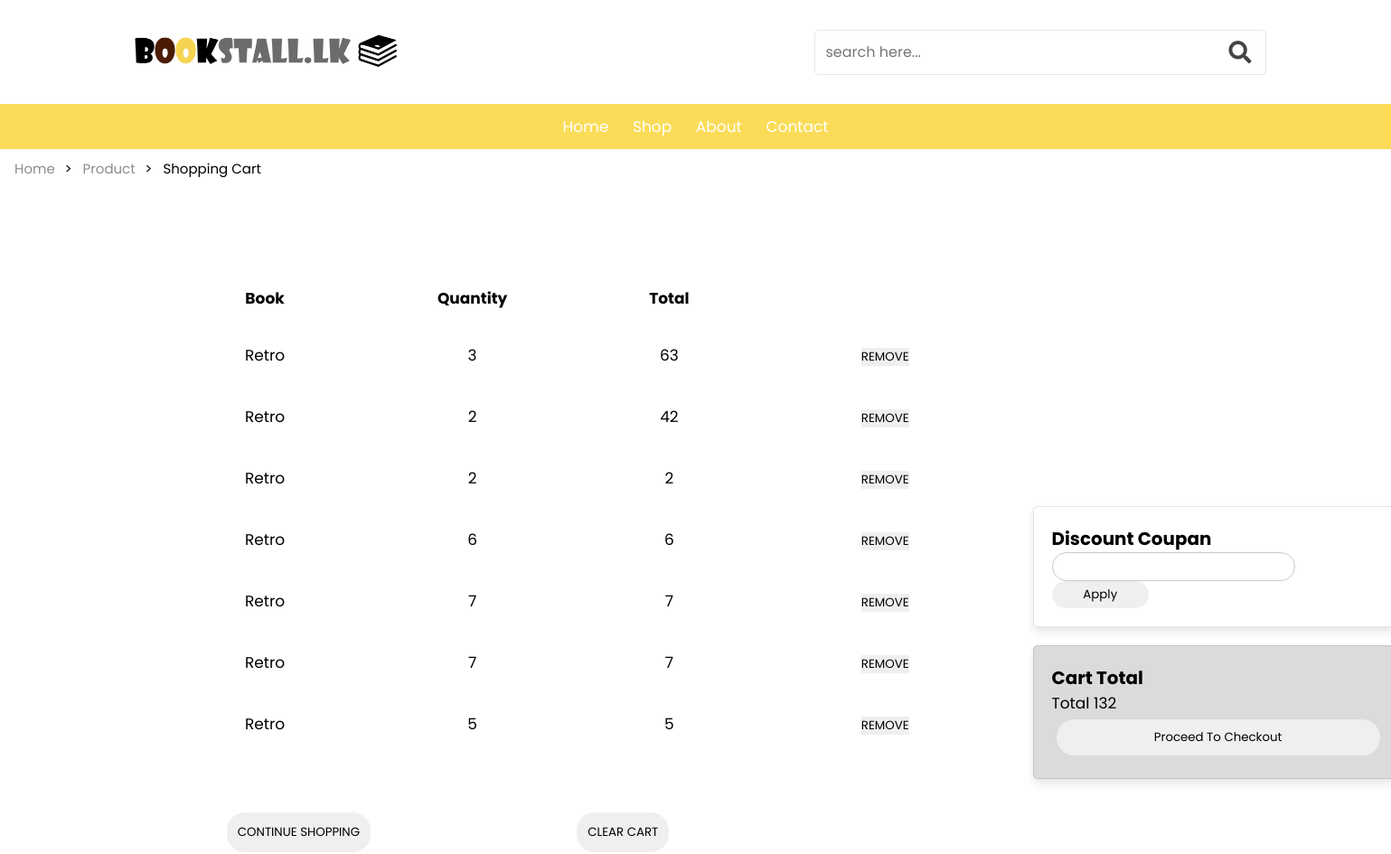
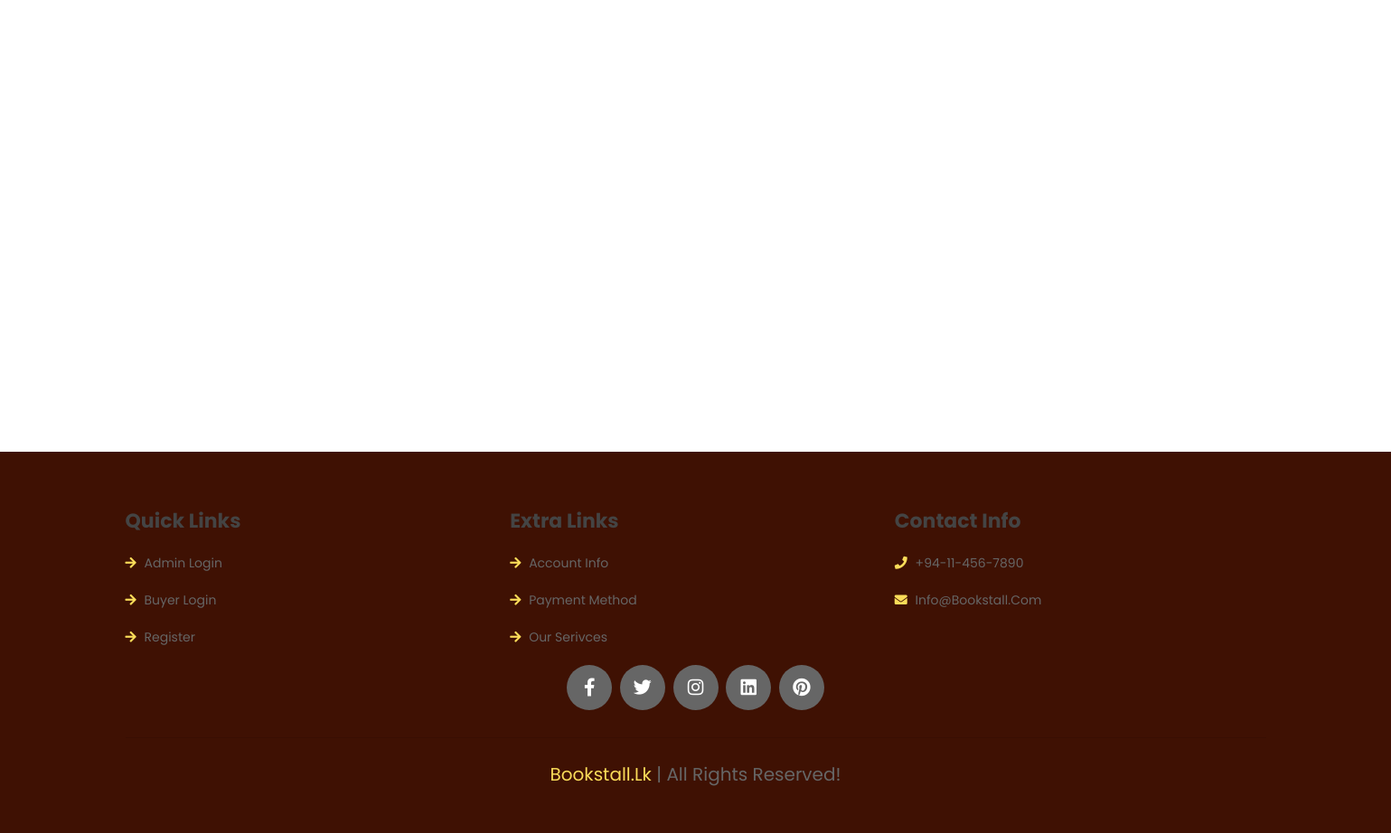
The app's page /BookStall-f/shopping-cart.php with its own data (2 pictures, top to bottom).
### tables this page shows
CREATE TABLE `cart` (
  `bname` varchar(50) NOT NULL,
  `bprice` int(6) NOT NULL,
  `qty` int(5) NOT NULL,
  `id` int(8) NOT NULL
);

### BookStall-f/shopping-cart.php (the view, shortened to what this page needs)
<?php
include "dbconnection.php";
$sql = "SELECT id, bname,bprice,qty FROM cart";
$stmt = $con->prepare($sql);
$stmt->execute();
$list = $stmt->fetchAll();
?>
<!DOCTYPE html>
<html lang="en">
<head>
    <link rel="stylesheet" href="https://unpkg.com/swiper@7/swiper-bundle.min.css" />
    <link rel="stylesheet" href="https://cdnjs.cloudflare.com/ajax/libs/font-awesome/5.15.4/css/all.min.css">
    <link rel="stylesheet" href="css/style.css">
    <link rel="stylesheet" href="css/shopping-cart.css">
</head>
<body>
    <header class="header">
        <div class="header-1">
            <a href="#" class="logo"> <img src="image/logo.png" alt="" width="300" height="80"> </a>
            <form action="./shop.php" class="search-form">
                <input type="search" name="search-q" placeholder="search here..." id="search-box">
                <label for="search-box" class="fas fa-search"></label>
            </form>
        </div>
        <div class="header-2">
            <nav class="navbar">
                <a href="index.php">home</a>
                <a href="shop.php">shop</a>
                <a href="about.php">about</a>
                <a href="contact.php">contact</a>
            </nav>
        </div>
    </header>
    <div class="breadcrumb">
        <ul>
            <li><a href="index.php">Home</a></li>
            <li><a href="product.php">product</a></li>
            <li>Shopping Cart</li>
        </ul>
    </div>
    <div class="cart-section">
        <div class="col-1">
            <table id="all-table">
                <tr>
                    <th>Book</th>
                    <th>Quantity</th>
                    <th>Total</th>
                </tr>
                <?php
                $total = 0;
                foreach ($list as $r) {
                    $subttl = $r['bprice'] * $r['qty'];
                    $r_id = $r["id"];
                    echo "<tr id=" . '"' . $r["id"] . '"' . ">
            <td>" . $r['bname'] . "</td>
            <td>" . $r['qty'] . "</td>
            <td class=" . '"td-' . $r_id . '"' . ">" . $subttl . "</td>
            <td><input type=\"submit\" name=\"remove\" class=\"remove\" value=\"REMOVE\" id=\"$r_id\">
        </tr>";
                    $total += $subttl;
                }
                ?>
            </table>
            <div class="cart-btn">
                <div class="btn-1">
                    <a href="shop.php"><input type="submit" name="continue" class="cart" value="CONTINUE SHOPPING"></a>
                </div>
                <div class="btn-1">
                    <input type="submit" name="clear" class="cart" value="CLEAR CART" id="clear-cart-btn">
                </div>
            </div>
        </div>
        <div class="col-1">
            <div class="coupan-form">
                <form action="">
                    <h3>Discount Coupan</h3>
                    <input type="text" name="discount" id="" class="discount">
                    <input type="submit" value="Apply" class="apply">
                </form>
            </div>
            <div class="checkout-block">
                <h3>Cart Total</h3>
                <tr>
                    <td>Total</td>
                    <td id="cart-total"><?php echo $total; ?></td>
                </tr><br>
                <a href="payment.php"><button value="Proceed to checkout">Proceed to checkout</button></a>
            </div>
        </div>
    </div>
    <?php
    require_once("footer.php");
    ?>
</body>

### BookStall-f/css/style.css (style rules this page uses)
:root { --yellow:#fadc59; --dark-color:#3f1103; --black:#444; --light-color:#666; --border:.1rem solid rgba(0,0,0,.1); --border-hover:.1rem solid var(--black); --box-shadow:0 .5rem 1rem rgba(0,0,0,.1); }
* { font-family: 'Poppins', sans-serif; margin:0; padding:0; box-sizing: border-box; outline: none; border:none; text-decoration: none; text-transform: capitalize; transition:all .2s linear; transition:width none; }
html { font-size: 62.5%; overflow-x: hidden; scroll-padding-top: 5rem; scroll-behavior: smooth; }
.header .header-1 { background:#fff; padding:1.5rem 9%; display: flex; align-items: center; justify-content: space-between; }
.header .header-1 .search-form { width:50rem; height:5rem; border:var(--border); overflow: hidden; background:#fff; display:flex; align-items: center; border-radius: .5rem; }
.header .header-1 .search-form input { font-size: 1.6rem; padding:0 1.2rem; height:100%; width:100%; text-transform: none; color:var(--black); }
.header .header-1 .search-form label { font-size: 2.5rem; padding-right: 1.5rem; color:var(--black); cursor: pointer; }
.header .header-2 { background:var(--yellow); }
.header .header-2 .navbar { text-align: center; }
.header .header-2 .navbar a { color:#fff; display: inline-block; padding:1.2rem; font-size: 1.7rem; }

### BookStall-f/css/shopping-cart.css (style rules this page uses)
:root { --yellow:#fadc59; --dark-color:#3f1103; --black:#444; --light-color:#666; --border:.1rem solid rgba(0,0,0,.1); --border-hover:.1rem solid var(--black); --box-shadow:0 .5rem 1rem rgba(0,0,0,.1); }
.breadcrumb { padding: 10px 16px; list-style: none; }
.breadcrumb li { display: inline; font-size: 1.5rem; }
.breadcrumb li+li:before { padding: 8px; color: black; content: ">\00a0"; }
.breadcrumb li a { color: #8b8c8d; text-decoration: none; }
.cart-section { display:flex; font-size: 1.7rem; padding: 5% 10% 20%; }
.col-1 { flex: 50%; text-align: left; flex-wrap: wrap; gap:1.5rem; align-content: center; }
.col-1 table { padding: 1.5rem; }
.col-1 table th { padding: 1.5rem; text-align: center; }
.col-1 table td { padding: 2rem 10rem; text-align: center; }
.cart-btn { display:flex; font-size: 1.7rem; padding: 5% 10% 20%; }
.btn-1 { flex:50%; text-align: left; flex-wrap: wrap; gap:1.5rem; align-content: center; }
.cart { padding: 1.2rem; border-radius: 20px; }
.coupan-form { background:#fff; border:var(--border); width:40rem; padding:2rem; box-shadow: var(--box-shadow); border-radius: .5rem; margin:2rem; }
.discount { border: 1px rgb(203, 202, 202) solid; padding: .5rem; border-radius: 20px; }
.apply { padding: .5rem; cursor: pointer; border-radius: 20px; width: 30%; }
.checkout-block { background:rgb(220, 218, 218); border:var(--border); width:40rem; padding:2rem; box-shadow: var(--box-shadow); border-radius: .5rem; margin:2rem; }
.checkout-block button { width: 100%; cursor: pointer; margin: 5px; padding: 1rem; border-radius: 20px; }

### records on screen
cart: bname "Retro", qty "3", subttl "63"
cart: bname "Retro", qty "2", subttl "42"
cart: bname "Retro", qty "2"
cart: bname "Retro", qty "6"
cart: bname "Retro", qty "7"
cart: bname "Retro", qty "7"
cart: bname "Retro", qty "5"

### other values on screen
$total "132"
